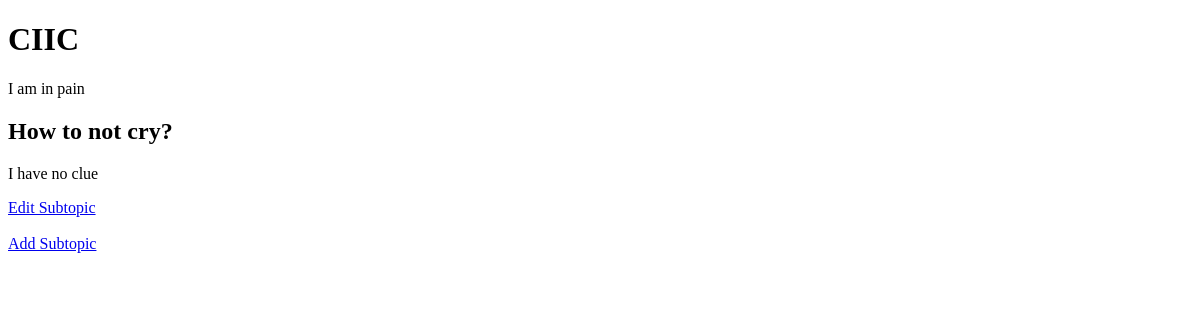
The app's page /pages/CIIC, older data.
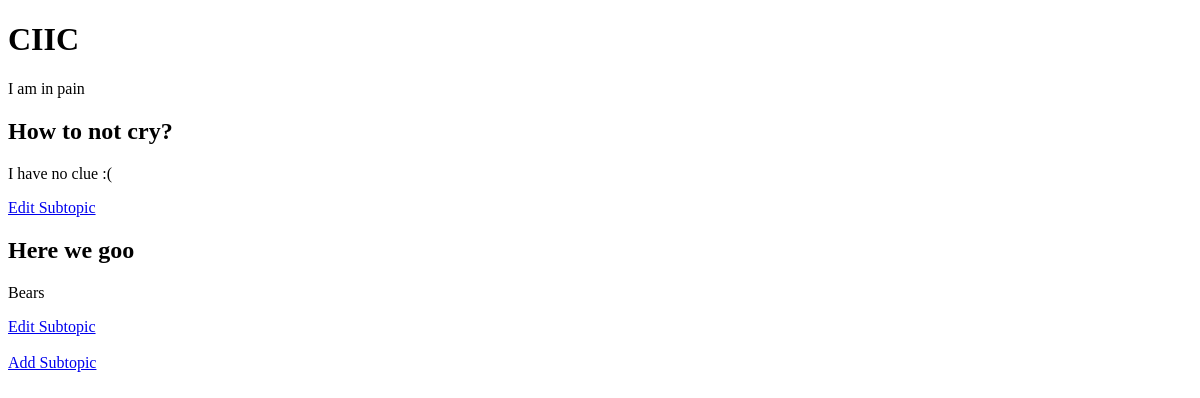
The same page, newer data.
### wiki/models.py (models this page shows, shortened)
class WikiPage(models.Model):
    title = models.CharField(max_length=50)
    text = models.TextField(max_length=4000)
    img = models.ImageField(upload_to='images', default= None, blank=True)
    created_by = models.ForeignKey(User, related_name='pages',on_delete=CASCADE, null=True)
    category = models.CharField(max_length=50, null=True)
    def get_text(self):
         return markdown.markdown(self.text)

class SubTopic(models.Model):
    title = models.CharField(max_length=50)
    text = models.TextField(max_length=4000)
    topic = models.ForeignKey(WikiPage,related_name='subtopics',on_delete=CASCADE)
    img = models.ImageField(upload_to='images',  default= None, blank=True)
    created_by = models.ForeignKey(User, related_name='topics',on_delete=CASCADE, null=True)
    def get_text(self):
         return markdown.markdown(self.text)

### wiki/views.py (the view)
# urls.py: path('pages/<title>', views.ViewWikiPage, name='wikipage'),
def ViewWikiPage(request,title):
    page = get_object_or_404(WikiPage, title=title)
    page_text = page.get_text()
    topics = page.subtopics.all()
    return render(request,'pageview.html',{'page':page,'page_text':page_text,'topics':topics})

### templates/pageview.html (shortened to what this page needs)
<!DOCTYPE html>
<html>
  <head>
  </head>
  <body>
    <h1>{{page.title}}</h1>
    {{page_text|safe}}
    {% for t in topics%}
      <h2>{{t.title}}</h2>
      {{t.get_text|safe}}
        <a href="{%  url 'edit_topic' t.id %}">Edit Subtopic</a><br>
    {% endfor %}
  <br><a href="{%  url 'newSubtopic' page.title %}">Add Subtopic</a>
  </body>
</html>

Row changes from the older to the newer data that the page shows:
changed SubTopic "How to not cry?": get_text "I have no clue" → "I have no clue :("
added SubTopic: title "Here we goo", get_text "Bears"
